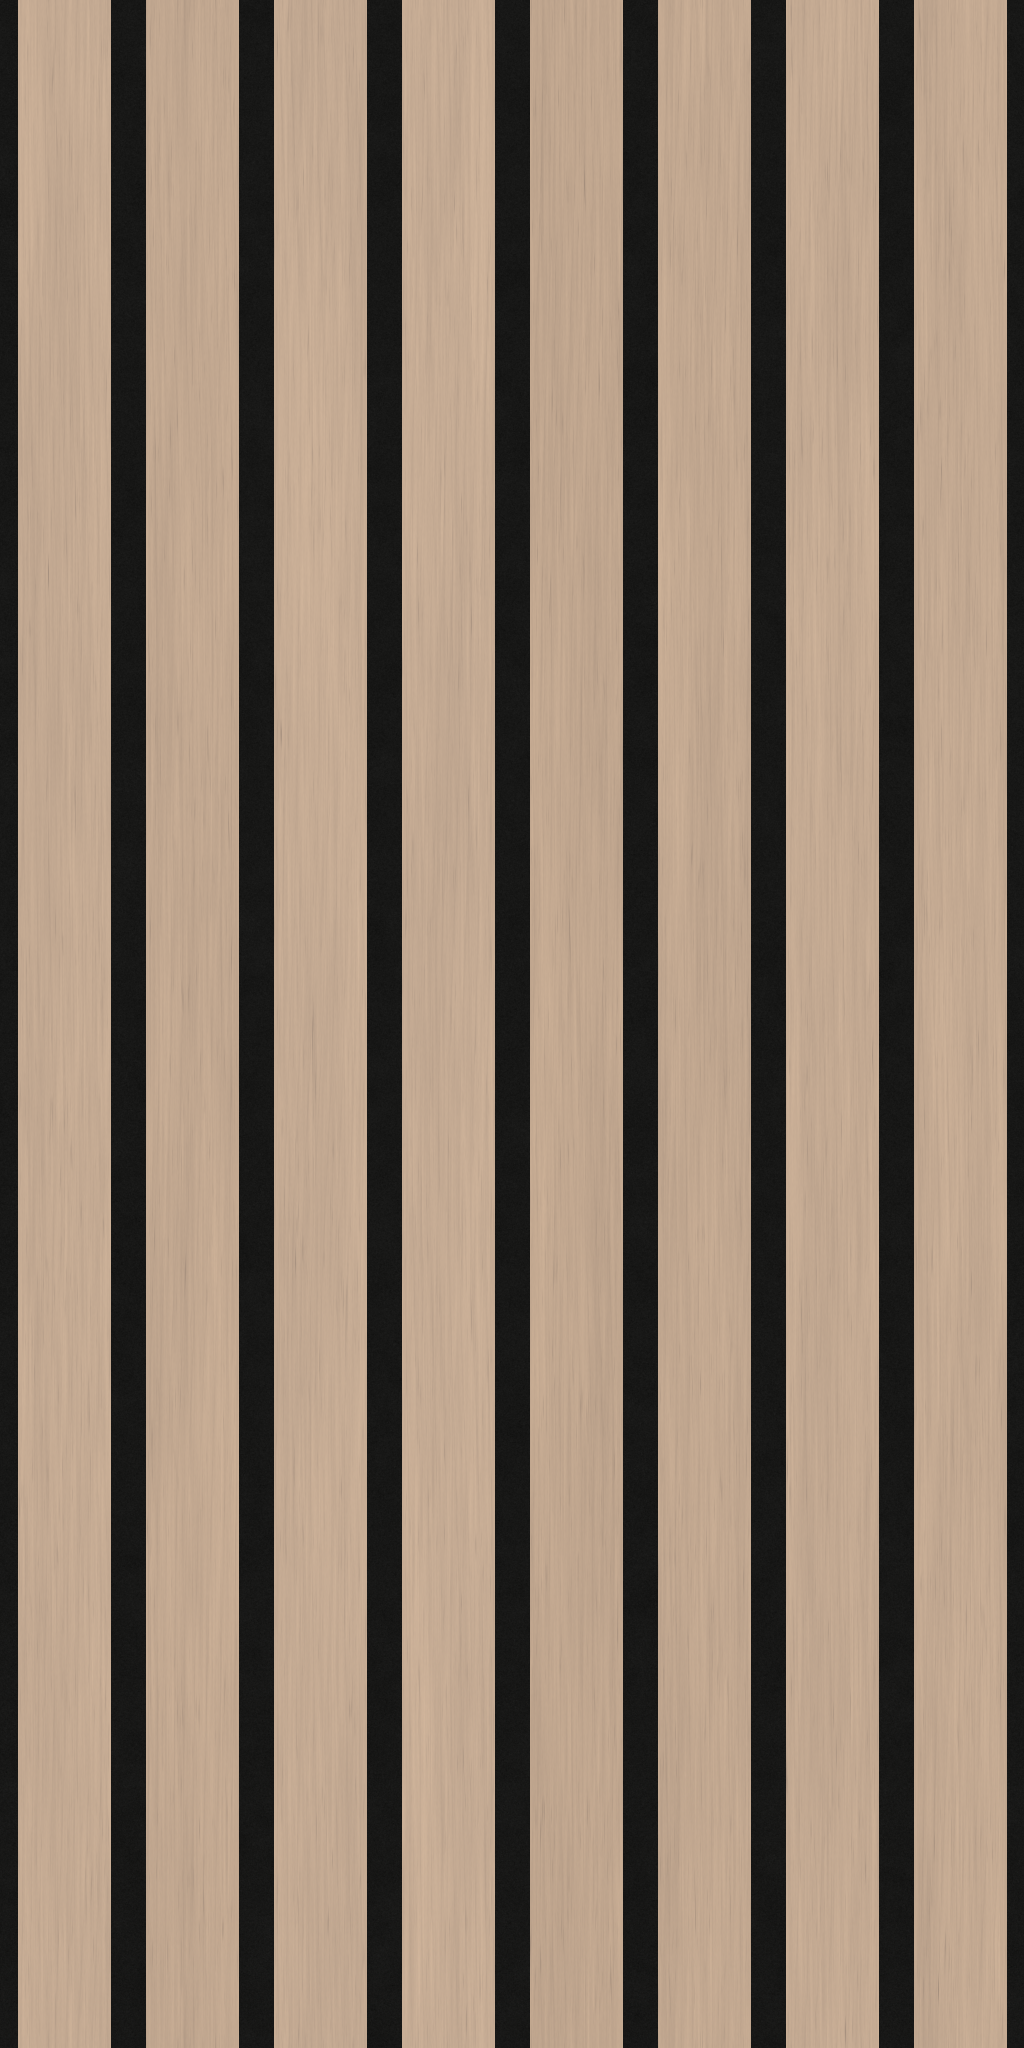

Source code (Python):
import json
from pathlib import Path

import numpy as np
from PIL import Image
from scipy.ndimage import gaussian_filter, map_coordinates

W, H = 1024, 2048
WIDTH_MM, HEIGHT_MM = 300.0, 600.0
rng = np.random.default_rng(42)
y, x = np.mgrid[:H, :W]
x_mm = x * WIDTH_MM / W
y_mm = y * HEIGHT_MM / H
pitch, face = 37.5, 27.0
phase = x_mm % pitch
slat = (x_mm / pitch).astype(int)
distance = face / 2 - np.abs(phase - pitch / 2)
wood_mask = distance >= 0


def noise(shape, sigma):
    a = gaussian_filter(rng.normal(size=shape), sigma, mode='wrap')
    return (a - a.mean()) / a.std()


# Sample only face interiors; gallery lighting and alternate finishes do not set the palette.
source = np.asarray(Image.open('main.png').convert('RGB'), dtype=float)
centers = [(700, 195), (750, 300), (800, 420), (900, 530), (1000, 640), (1090, 740)]
palette = np.array([np.median(source[b-12:b+12, a-35:a+35].reshape(-1, 3), axis=0) for a, b in centers])
base = np.median(palette, axis=0)
tone = rng.normal(0, 1.8, 8)[slat]
color = np.zeros((H, W, 3), dtype=float)
grain_height = np.zeros((H, W))

for i in range(8):
    cols = slice(i * 128, (i + 1) * 128)
    yy, xx = np.mgrid[:H, :128]
    t = 2 * np.pi * yy / H
    u = (xx - 64) * WIDTH_MM / W
    bend = 0.8 * np.sin(t + i * 1.7) + 0.35 * np.sin(3 * t + i)
    # Periodic coordinates preserve long grain and occasional cathedral-shaped growth rings.
    cathedral = (2.8 + 0.8 * np.cos(t + i)) * np.cos(t + i * 0.8)
    coord = u + bend + cathedral * np.exp(-((u - 4 * np.sin(t + i)) / 12) ** 2)
    growth = np.sin(coord * 2.0 + 0.6 * np.sin(t * 2 + i))
    ring = np.maximum(growth, 0) ** 14
    broad = noise((H, 128), (130, 8))
    fiber = noise((H, 128), (28, 0.65))
    pores = np.maximum(noise((H, 128), (10, 0.5)) - 1.0, 0) ** 1.3
    fine = noise((H, 128), (1.2, 0.4))
    value = 2.0 * broad + 2.3 * fiber - 4.5 * ring - 5.0 * pores + 0.65 * fine
    color[:, cols] = base + tone[:, cols, None] + value[..., None] * np.array([1.0, 0.86, 0.67])
    grain_height[:, cols] = 0.016 * fiber - 0.022 * pores + 0.004 * fine

felt_noise = noise((H, W), (0.5, 0.5))
felt_cloud = noise((H, W), (7, 7))
felt = np.array([23.0, 23.0, 22.0]) + (1.5 * felt_noise + 0.6 * felt_cloud)[..., None]
color = np.where(wood_mask[..., None], color, felt)
color = np.uint8(np.clip(np.rint(color), 0, 255))
Image.fromarray(color).save('texture.png')

# Relief is measured from the felt surface; total product depth also includes 5 mm felt.
bevel_mm = 0.65
bevel = np.clip(distance / bevel_mm, 0, 1)
height = np.where(wood_mask, 5.0 - 0.45 * (1 - bevel) ** 2 + grain_height, 0.012 * felt_noise)
dx = (np.roll(height, -1, axis=1) - np.roll(height, 1, axis=1)) / (2 * WIDTH_MM / W)
dy = (np.roll(height, -1, axis=0) - np.roll(height, 1, axis=0)) / (2 * HEIGHT_MM / H)
normal = np.stack((-dx, dy, np.ones_like(dx)), axis=-1)
normal /= np.linalg.norm(normal, axis=-1, keepdims=True)
Image.fromarray(np.uint8(np.clip(np.rint((normal * 0.5 + 0.5) * 255), 0, 255))).save('normal.png')

metadata = {
    'repeatWidthIn': WIDTH_MM / 25.4,
    'repeatHeightIn': HEIGHT_MM / 25.4,
    'depthIn': 10.0 / 25.4,
    'note': 'Manufacturer spec dimensions override photo estimates: 8 slats with 27 mm faces and 10.5 mm gaps on a 37.5 mm pitch, 5 mm slats on 5 mm felt; the tile covers 300 x 600 mm. Oak tones are sampled from the main listing photo and black felt follows that selected product/photo, despite the sheet listing oatmeal felt for Natural Oak.'
}
Path('texture.json').write_text(json.dumps(metadata, indent=2) + '\n')

light = np.array([-0.45, 0.6, 0.66])
light /= np.linalg.norm(light)
diffuse = np.clip(normal @ light, 0, 1)
shaded = np.uint8(np.clip(color.astype(float) * (0.32 + 0.78 * diffuse[..., None]), 0, 255))
# Light is used only in the preview, never in either delivered material map.
size = (384, 768)
flat_small = Image.fromarray(color).resize(size, Image.Resampling.LANCZOS)
shade_small = Image.fromarray(shaded).resize(size, Image.Resampling.LANCZOS)
preview = Image.new('RGB', (size[0] * 6, size[1] * 3))
for row in range(3):
    for col in range(3):
        preview.paste(flat_small, (col * size[0], row * size[1]))
        preview.paste(shade_small, ((col + 3) * size[0], row * size[1]))
preview.save('preview.png')

assert W / H == WIDTH_MM / HEIGHT_MM
assert 8 * pitch == WIDTH_MM
for name in ('texture.png', 'normal.png'):
    a = np.asarray(Image.open(name)).astype(float)
    vertical_seam = np.abs(a[0] - a[-1]).mean()
    horizontal_seam = np.abs(a[:, 0] - a[:, -1]).mean()
    print(f'{name}: {W} x {H}; boundary differences x={horizontal_seam:.3f}, y={vertical_seam:.3f}')
print(json.dumps(metadata, indent=2))
